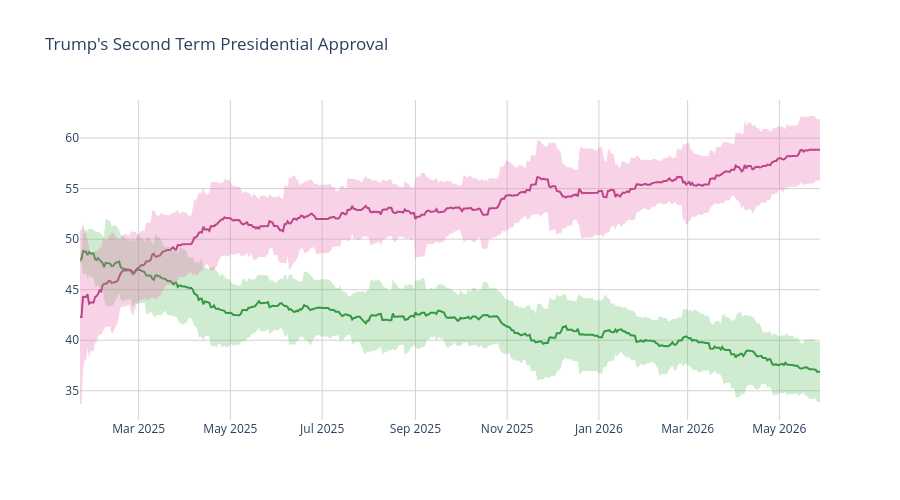

Notebook source saved alongside this figure:
### Code cell
disappr_ci_hex = "#e86eaf"
appr_ci_hex = "#60be65"
disappr_ci_rgba = "rgba(232, 110, 175, 0.3)"
appr_ci_rgba = "rgba(96, 190, 101, 0.3)"
grid_col = "#d4d2d2"


# Approve
fig = go.Figure(go.Scatter(
    x=pres['end_date'],
    y=pres['approve'],
    hovertemplate="%{y:.2f}%",
    name="<b>Approve</b>",
    line=dict(color="#228833"),
    showlegend=False
))

# Disapprove
fig.add_trace(go.Scatter(
    x=pres['end_date'],
    y=pres['disapprove'],
    hovertemplate="%{y:.2f}%",
    name="<b>Disapprove</b>",
    line=dict(color="#aa3377"),
    showlegend=False
    )
)

# Approve CI
fig.add_traces([

    # Upper bound
    go.Scatter(
        x=pres['end_date'],
        y=pres['approve_upper_ci'],
        marker=dict(color=appr_ci_hex),
        line=dict(width=0),
        mode='lines',
        showlegend=False,
        hoverinfo="skip"
    ),

    # Lower bound
    go.Scatter(
        x=pres['end_date'],
        y=pres['approve_lower_ci'],
        marker=dict(color=appr_ci_hex),
        line=dict(width=0),
        mode='lines',
        fillcolor=appr_ci_rgba,
        fill="tonexty",
        showlegend=False,
        hoverinfo="skip"
    )
])

# Disapprove CI
fig.add_traces([

    # Upper bound
    go.Scatter(
        x=pres['end_date'],
        y=pres['disapprove_upper_ci'],
        marker=dict(color=disappr_ci_hex),
        line=dict(width=0),
        mode='lines',
        showlegend=False,
        hoverinfo="skip"
    ),

    # Lower bound
    go.Scatter(
        x=pres['end_date'],
        y=pres['disapprove_lower_ci'],
        marker=dict(color=disappr_ci_hex),
        line=dict(width=0),
        mode='lines',
        fillcolor=disappr_ci_rgba,
        fill="tonexty",
        showlegend=False,
        hoverinfo="skip"
    )
])

fig.update_layout(
    title=dict(text="Trump's Second Term Presidential Approval"),
    hovermode="x"
)

fig.update_xaxes(gridcolor=grid_col)
fig.update_yaxes(gridcolor=grid_col)

fig.update_layout(hovermode="x", hoverlabel_align="right", plot_bgcolor="rgba(0, 0, 0, 0)", height=500)
fig.show()

### Figure 1 — Plotly figure (JSON) as saved in the notebook; plotly's stock layout.template omitted (floating-point values rounded to 4 significant figures; data arrays with more than 128 entries replaced by an {"elided": "..."} marker saying what was removed)
{"data": [{"hovertemplate": "%{y:.2f}%", "line": {"color": "#228833"}, "name": "<b>Approve</b>", "showlegend": false, "type": "scatter", "x": {"elided": "493 str values"}, "y": {"elided": "493 float values"}}, {"hovertemplate": "%{y:.2f}%", "line": {"color": "#aa3377"}, "name": "<b>Disapprove</b>", "showlegend": false, "type": "scatter", "x": {"elided": "493 str values"}, "y": {"elided": "493 float values"}}, {"hoverinfo": "skip", "line": {"width": 0}, "marker": {"color": "#60be65"}, "mode": "lines", "showlegend": false, "type": "scatter", "x": {"elided": "493 str values"}, "y": {"elided": "493 float values"}}, {"fill": "tonexty", "fillcolor": "rgba(96, 190, 101, 0.3)", "hoverinfo": "skip", "line": {"width": 0}, "marker": {"color": "#60be65"}, "mode": "lines", "showlegend": false, "type": "scatter", "x": {"elided": "493 str values"}, "y": {"elided": "493 float values"}}, {"hoverinfo": "skip", "line": {"width": 0}, "marker": {"color": "#e86eaf"}, "mode": "lines", "showlegend": false, "type": "scatter", "x": {"elided": "493 str values"}, "y": {"elided": "493 float values"}}, {"fill": "tonexty", "fillcolor": "rgba(232, 110, 175, 0.3)", "hoverinfo": "skip", "line": {"width": 0}, "marker": {"color": "#e86eaf"}, "mode": "lines", "showlegend": false, "type": "scatter", "x": {"elided": "493 str values"}, "y": {"elided": "493 float values"}}], "layout": {"height": 500, "hoverlabel": {"align": "right"}, "hovermode": "x", "plot_bgcolor": "rgba(0, 0, 0, 0)", "title": {"text": "Trump's Second Term Presidential Approval"}, "xaxis": {"gridcolor": "#d4d2d2"}, "yaxis": {"gridcolor": "#d4d2d2"}}}
